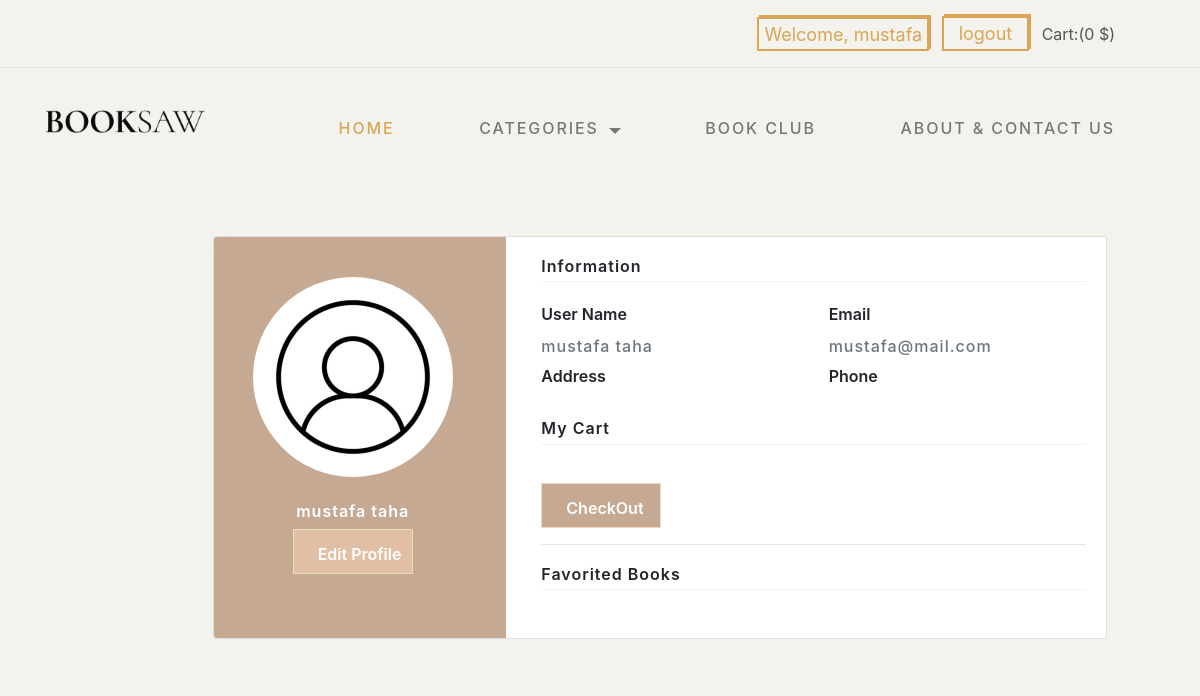
/user/1 (signed in), run on an earlier commit of the app's database.
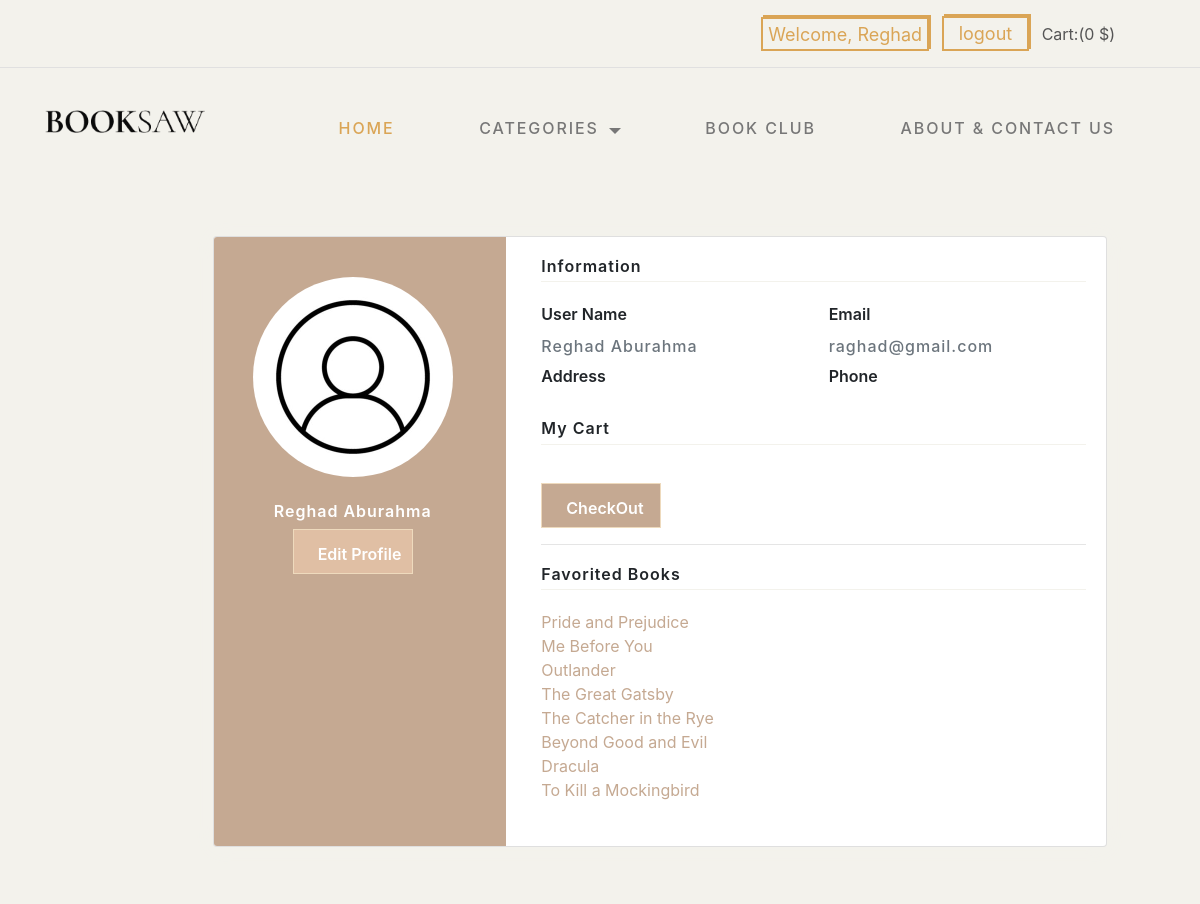
And on a later commit of the database.
### store_app/models.py (models this page shows)
class User(models.Model):
    first_name = models.CharField(max_length=45)
    last_name = models.CharField(max_length=45)
    email = models.CharField(max_length=128)
    password = models.CharField(max_length=64)
    birthday = models.DateField(null=True)
    gender = models.CharField(max_length=7)
    phone = models.CharField(max_length=30,default='')
    address = models.CharField(max_length=255,default='')
    created_at = models.DateTimeField(auto_now_add=True)
    updated_at = models.DateTimeField(auto_now=True)
    objects = UserManager()

class Book(models.Model):
    title = models.CharField(max_length=45)
    description = models.TextField()
    number_of_pages = models.IntegerField()
    url_image = models.TextField()
    price = models.FloatField()
    author = models.ForeignKey(Author,related_name='books',on_delete=models.CASCADE)
    category = models.ForeignKey(Category, related_name='books', on_delete=models.CASCADE)
    language = models.ForeignKey(Language, related_name='books', on_delete=models.CASCADE)
    liked_by_users= models.ManyToManyField(User,related_name='likes_books')
    created_at = models.DateTimeField(auto_now_add=True)
    updated_at = models.DateTimeField(auto_now=True)
    objects = BookManager()

### store_app/views.py (the view)
# urls.py: path('user/<int:userID>',views.account) ,
def account(request, userID):
    if not 'userID' in request.session:
        return redirect('/')
    user = User.objects.get(id=request.session['userID'])
    if not 'orderID' in  request.session :
        order = ''
    else:
        order = Order.objects.get(id=int(request.session['orderID']))
    context = {
        'user': user ,
        'order': order ,
        'total' : get_total_order(order),
    }
    return render(request, 'profile.html', context)

### store_app/views.py (called while the page is built)
def get_total_order(order):
    total = 0
    if(order == ''):
        return 0
    for book in order.books.all():
        total = total + book.price
    return math.floor(total * 100)/100.0

### store_app/templates/profile.html (shortened to what the changed rows need)
<!DOCTYPE html>
	<html lang="en">
	<head>
        {%load static%}
        <link rel="stylesheet" type="text/css" href="{%static 'css/normalize.css' %}">
	    <link rel="stylesheet" type="text/css" href="{%static '/css/vendor.css'%}">
	    <link rel="stylesheet" type="text/css" href="{%static 'css/style1.css'%}">
	    <link rel="stylesheet" type="text/css" href="{%static 'css/profile.css'%}">
    <link rel="stylesheet" href="https://maxcdn.bootstrapcdn.com/bootstrap/4.0.0/css/bootstrap.min.css">
    <link rel="stylesheet" href="https://cdnjs.cloudflare.com/ajax/libs/MaterialDesign-Webfont/3.6.95/css/materialdesignicons.css">
	</head>
<body>
    <div id="header-wrap">
        <div class="top-content">
            <div class="container">
                <div class="row">
                    <div class="col-md-6">
                        <div class="right-element">
                            {% if not 'userID' in request.session %}
                            <a href="/login" class="user-account for-buy"><i class="icon icon-user"></i><span>Account</span></a>
                            {% else %}
                            <a id="account" href="/user/{{user.id}}">Welcome, {{user.first_name}}</a>
                            <a  id="logout" href="/logout" class="logoutbtn mx-2">logout</a>
                            {% endif %}
                            <a href="#" class="cart for-buy"><span>Cart:({{total}} $)</span></a>
                        </div>
                    </div>
                </div>
            </div>
        </div>
    <div class="page-content page-container" id="page-content">
        <div class="padding">
            <div class="row container d-flex justify-content-center">
                <div class="col-xl-12 col-md-12 ">
        <div class="card user-card-full">
            <div class="row m-l-0 m-r-0">
                <div class="col-sm-4 bg-c-lite-green user-profile">
                    <div class="card-block text-center text-white">
                        <div class="m-b-25">
                            <img src="{%static 'images/user-profile-icon-free-vector.jpg'%}" class="img-radius" alt="User-Profile-Image">
                        </div>
                        <h6 class="f-w-600">{{user.first_name}} {{user.last_name}}</h6>
                        <a href="/user/edit"><button id="edit-profile" type="button" class="add-to-cart" data-product-tile="add-to-cart">Edit Profile</button></a>                    </div>
                </div>
                <div class="col-sm-8">
                    <div class="card-block">
                        <div class="row">
                            <div class="col-sm-6">
                                <p class="m-b-10 f-w-600">User Name</p>
                                <h6 class="text-muted f-w-400">{{user.first_name}} {{user.last_name}}</h6>
                            </div>
                            <div class="col-sm-6">
                                <p class="m-b-10 f-w-600">Email</p>
                                <h6 class="text-muted f-w-400">{{user.email}}</h6>
                            </div>
                        </div>
                        <ul>
                            {% for book in user.likes_books.all %}
                            <a class="fav-profile" href="/book/{{book.id}}"><li>{{book.title}} </li></a>
                            {% endfor %}
                        </ul>
                    </div>
                </div>
            </div>
        </div>
    </div>
        </div>
        </div>
    </div>
   </body>
</html>
</body>
</html>

What changed in the data, as far as the page shows it:
changed User: first_name "mustafa" → "Reghad"; last_name "taha" → "Aburahma"; email "mustafa@mail.com" → "raghad@gmail.com"
added Book: title "Pride and Prejudice"
added Book: title "Me Before You"
added Book: title "Outlander"
added Book: title "The Great Gatsby"
added Book: title "The Catcher in the Rye"
added Book: title "Beyond Good and Evil"
added Book: title "Dracula"
added Book: title "To Kill a Mockingbird"
